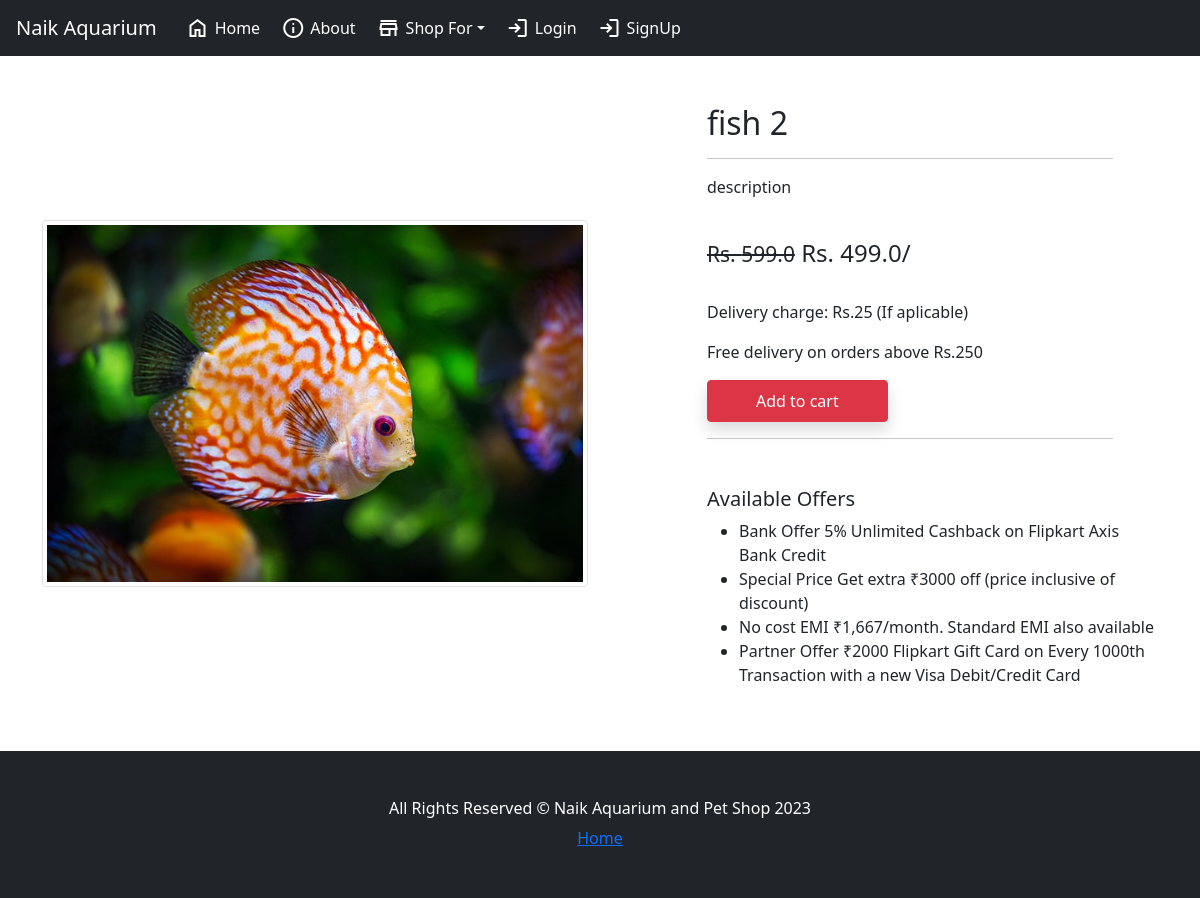
Page /product_detail/4/ on the committed database.
### app/models.py (models this page shows, shortened)
class Product(models.Model):
    title = models.CharField(max_length=200)
    description = models.CharField(max_length=5000)
    original_price = models.FloatField()
    price = models.FloatField()
    category = models.CharField(choices=CATEGORY, max_length=2)
    product_img = models.ImageField(upload_to="product_imgs")
    is_active = models.BooleanField(default=True)

### app/views.py (the view)
class ProductDetailView(View):
    def get(self, request, pk):
        total_items = 0
        product = Product.objects.get(pk=pk)
        product_in_cart = False
        if request.user.is_authenticated:
            total_items = len(Cart.objects.filter(user=request.user))
            product_in_cart = Cart.objects.filter(
                Q(product=product.id) & Q(user=request.user)).exists()
        return render(request, "product_detail.html", {"product":product, "total_items":total_items, "product_in_cart":product_in_cart})

### app/templates/product_detail.html (shortened to what this page needs)
{% extends 'base.html' %}
{% load static %}
{% block body_block %}
<div class="container my-5">
    <div class="row">
        <div class="col-sm-6 text-center align-self-center">
            <img src="{{product.product_img.url}}" alt="" class="img-fluid img-thumbnail">
        </div>
        <div class="col-sm-5 offset-sm-1">
            <h2 name="title" id="title" value={{product.title}}>{{product.title}}</h2>
            <hr>
            <p>{{product.description}}</p> <br>
            <h4><small class="fw-light text-decoration-line-through">Rs.
                    {{product.original_price}}</small> Rs. {{product.price}}/{{product.unit}}</h4> <br>
            <p>Delivery charge: Rs.25 (If aplicable)</p>
            <p>Free delivery on orders above Rs.250</p>
            {% if not request.user.is_authenticated %}
            <a href="{% url 'login' %}" class="d-inline">
                <button type="submit" class="btn btn-danger shadow px-5 py-2">Add to cart</button>
            </a>
            {% endif %}
            <hr>
            <h5 class="mt-5">Available Offers</h5>
            <ul>
                <li>Bank Offer 5% Unlimited Cashback on Flipkart Axis Bank Credit</li>
                <li>Special Price Get extra ₹3000 off (price inclusive of discount)</li>
                <li>No cost EMI ₹1,667/month. Standard EMI also available</li>
                <li>Partner Offer ₹2000 Flipkart Gift Card on Every 1000th Transaction with a new Visa Debit/Credit Card
                </li>
            </ul>
        </div>
    </div>
</div>
{% endblock body_block %}

### app/static/css/style.css (style rules this page uses)
html { scroll-behavior: smooth; }
body { margin: 0; padding: 0; font-family: 'Poppins', sans-serif; }
hr { border: 1px solid gray; width: 90%; }

### rows in the picture
Product: product_img (picture), title "fish 2", description "description", original_price "599.0", price "499.0"
